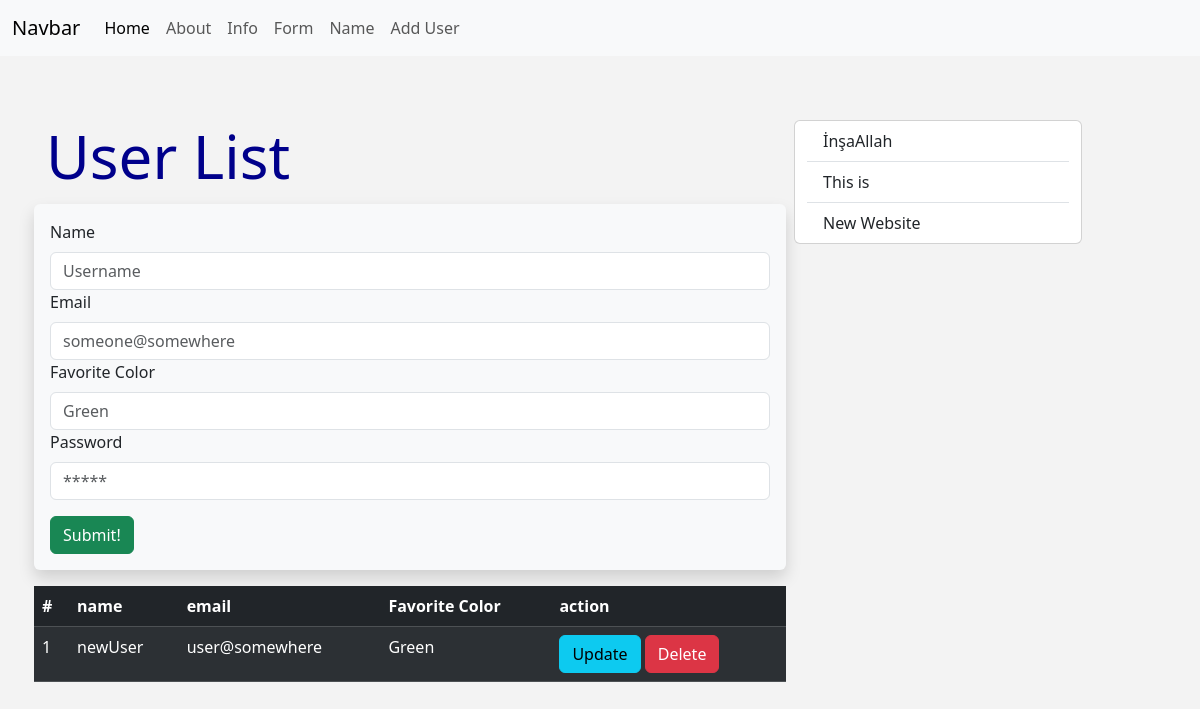
The page /user/add on the database as committed earlier.
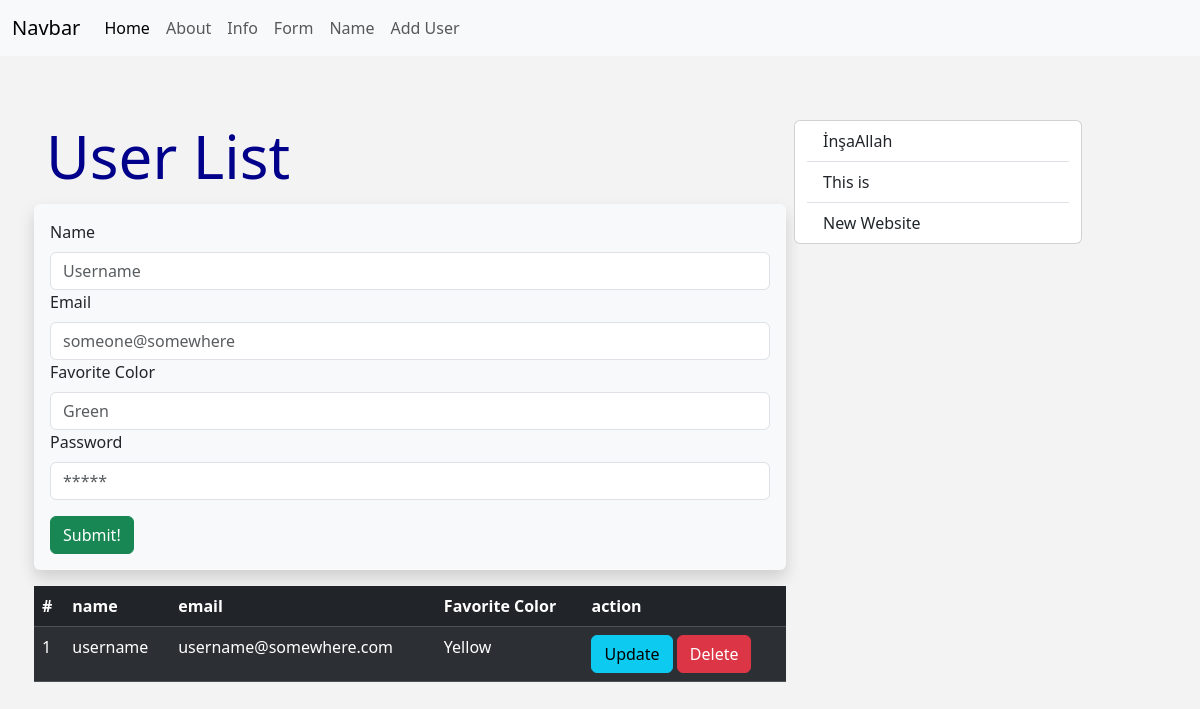
The same page on the database as committed later.
### main.py (models this page shows, shortened)
class Users(db.Model):
	id = db.Column(db.Integer, primary_key = True)
	name = db.Column(db.String(55), nullable = False)
	email = db.Column(db.String(125), nullable = False, unique = True)
	date_added = db.Column(db.DateTime, default = datetime.utcnow)
	favorite_color = db.Column(db.String(25))
	password = db.Column(db.String(101)) ## to not break the database

### main.py (the view, shortened to what this page needs)
@app.route("/user/add", methods = ["GET", "POST"])
def add_user():
	name = None
	form = UserForm()
	our_users = Users.query.order_by(Users.id)
	return render_template("add_user.html", form = form, name = name, our_users = our_users)

### main.py
class UserForm(FlaskForm):
	name = StringField("Name", validators=[DataRequired()])
	email = EmailField("Email", validators=[DataRequired()])
	favorite_color = StringField("Favorite Color", validators=[DataRequired()])
	password = PasswordField("Password", validators=[DataRequired()])
	submit = SubmitField(label = "Submit!")

### templates/add_user.html (shortened to what this page needs)
{% extends 'base.html' %}
{% block content %}
	<h1>User List</h1>
	<div class="shadow p-3 mt-1 bg-body-tertiary rounded">
		<form method="POST">
			{{form.name.label(class="form-label")}}
			{{form.name(class="form-control", placeholder = "Username")}}
			{{form.email.label(class="form-label")}}
			{{form.email(class="form-control", placeholder = "someone@somewhere")}}
			{{form.favorite_color.label(class="form-label")}}
			{{form.favorite_color(class="form-control", placeholder= "Green" )}}
			{{form.password.label(class="form-label")}}
			{{form.password(class="form-control", placeholder="*****")}}
			{{form.submit(class="btn btn-success mt-3")}}
		</form>
	</div>
	<br><br>
	<table class="table table-dark table-striped table-hover mt-3">
		<thead>
			<tr>
				<th class="col">#</th>
				<th class="col">name</th>
				<th class="col">email</th>
				<th class="col">Favorite Color</th>
				<th class="col">action</th>
			</tr>
		</thead>
		<tbody>
			{% for our_user in our_users %}
			<tr scope="row">
				<td>{{our_user.id}}</td>
				<td>{{our_user.name}}</td>
				<td>{{our_user.email}}</td>
				<td>{{our_user.favorite_color}}</td>
				<td>
					<a class="btn btn-info" href="/user/{{our_user.id}}">Update</a>
					<a class="btn btn-danger" href="{{url_for('delete_user', id = our_user.id) }}">Delete</a>
				</td>
			</tr>
			{% endfor %}
		</tbody>
	</table>
{% endblock %}

Rows that differ between the two databases and show on the page:
changed Users id 1: name "newUser" → "username"; email "user@somewhere" → "username@somewhere.com"; favorite_color "Green" → "Yellow"
